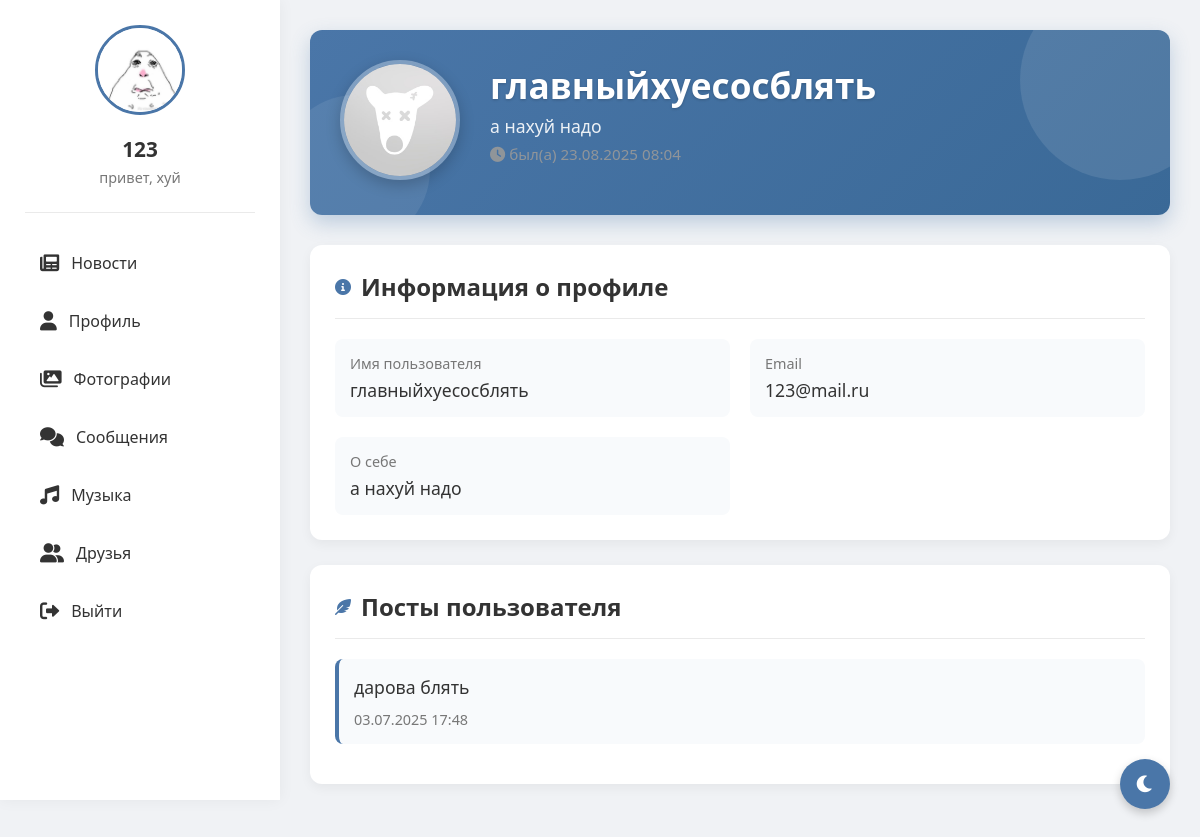
The page /profile/6 (signed in) on the database as committed earlier.
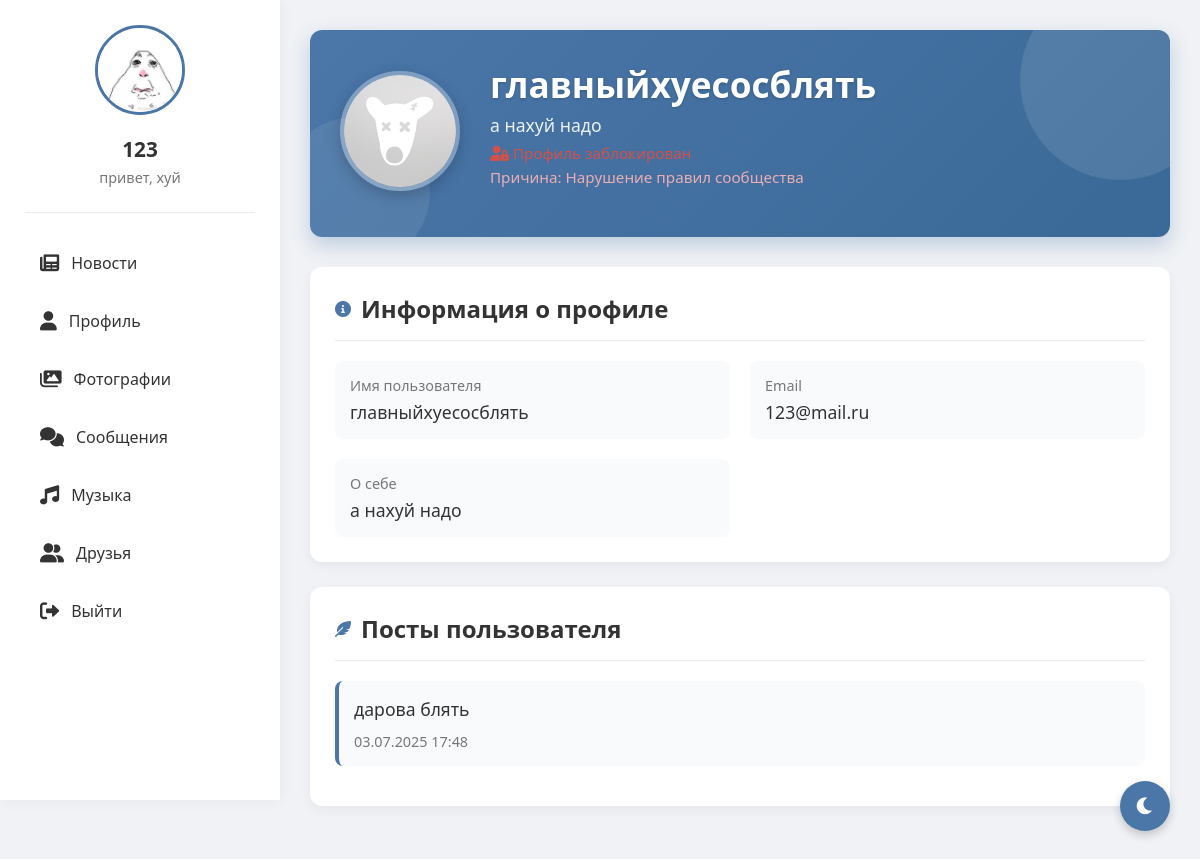
The same page on the database as committed later.
### tables this page shows
CREATE TABLE users (
                id INTEGER PRIMARY KEY AUTOINCREMENT,
                username TEXT UNIQUE NOT NULL,
                password TEXT NOT NULL,
                email TEXT,
                bio TEXT,
                avatar TEXT, role TEXT DEFAULT 'user' CHECK(role IN ('admin', 'moderator', 'user')), is_online BOOLEAN DEFAULT FALSE, last_seen DATETIME, banner TEXT, is_blocked BOOLEAN DEFAULT 0, block_reason TEXT);

CREATE TABLE posts (
                id INTEGER PRIMARY KEY AUTOINCREMENT,
                user_id INTEGER NOT NULL,
                content TEXT NOT NULL,
                timestamp DATETIME DEFAULT CURRENT_TIMESTAMP,
                FOREIGN KEY(user_id) REFERENCES users(id));

### routes/profile.py (the view, shortened to what this page needs)
@bp.route('/profile', methods=['GET', 'POST'], defaults={'user_id': None})
@bp.route('/profile/<int:user_id>', methods=['GET'])
def profile(user_id):
    if 'user_id' not in session:
        return redirect(url_for('auth.index'))
    if user_id is None:
        user_id = session['user_id']
        is_own_profile = True
    else:
        is_own_profile = (user_id == session['user_id'])
    conn = get_db()
    c = conn.cursor()
    c.execute("SELECT id, username, email, bio, avatar, role FROM users WHERE id = ?", (session['user_id'],))
    me = c.fetchone()
    current_user = {
        'id': me[0],
        'username': me[1],
        'email': me[2],
        'bio': me[3],
        'avatar': me[4],
        'role': me[5]
    } if me else None
    c.execute("SELECT id, username, email, bio, avatar, banner, is_online, last_seen, is_blocked, block_reason FROM users WHERE id = ?", (user_id,))
    user = c.fetchone()
    if not user:
        flash('Пользователь не найден', 'error')
        conn.close()
        return redirect(url_for('feed.feed'))
    user_data = {
        'id': user[0],
        'username': user[1],
        'email': user[2],
        'bio': user[3],
        'avatar': user[4],
        'banner': user[5],
        'is_online': bool(user[6]),
        'last_seen': user[7],
        'is_blocked': bool(user[8]),
        'block_reason': user[9]
    }
    block_moderator = None
    if user_data['is_blocked']:
        c.execute("""
            SELECT b.id, b.reason, b.created_at, u.username AS moderator
            FROM bans b LEFT JOIN users u ON b.moderator_id = u.id
            WHERE b.user_id = ?
            ORDER BY b.created_at DESC
            LIMIT 1
        """, (user_id,))
        last_ban = c.fetchone()
        if last_ban and last_ban['moderator']:
            block_moderator = last_ban['moderator']
    c.execute("SELECT id, content, timestamp FROM posts WHERE user_id = ? ORDER BY timestamp DESC", (user_id,))
    posts = c.fetchall()
    conn.close()
    return render_template('profile.html',
                         user=user_data,
                         current_user=current_user,
                         block_moderator=block_moderator,
                         posts=posts,
                         is_own_profile=is_own_profile)

### app.py (called while the page is built)
def _gen_csrf_token():
    import secrets
    token = session.get('_csrf_token')
    if not token:
        token = secrets.token_urlsafe(32)
        session['_csrf_token'] = token
    return token

@app.context_processor
def inject_csrf():
    return {'csrf_token': _gen_csrf_token()}

@app.before_request
def csrf_protect():
    if request.method in ('POST','PUT','PATCH','DELETE'):
        if request.path.startswith('/socket.io') or request.path.startswith('/static'):
            return None
        if request.endpoint in {'auth.index'}:
            if not session.get('_csrf_token'):
                return None
        token = None
        token = request.headers.get('X-CSRFToken') or request.headers.get('X-CSRF-Token')
        if not token:
            token = request.form.get('csrf_token') or request.args.get('csrf_token')
        if not token and request.is_json:
            try:
                token = (request.get_json(silent=True) or {}).get('csrf_token')
            except Exception:
                token = None
        if not token or token != session.get('_csrf_token'):
            return ('CSRF token missing or invalid', 400)

def datetimeformat(value, format='%d.%m.%Y %H:%M'):
    if not value:
        return ''
    if isinstance(value, datetime):
        dt = value
    else:
        s = str(value)
        dt = None
        for fmt in ('%Y-%m-%d %H:%M:%S.%f', '%Y-%m-%d %H:%M:%S'):
            try:
                dt = datetime.strptime(s, fmt)
                break
            except ValueError:
                pass
        if dt is None:
            try:
                dt = datetime.fromisoformat(s)
            except Exception:
                return s
    return dt.strftime(format)

def banreason(value):
    if not value:
        return ''
    try:
        s = str(value)
        parts = s.split(':', 1)
        return parts[1].strip() if len(parts) == 2 else s
    except Exception:
        return value

### models.py (called while the page is built)
def get_db():
    conn = sqlite3.connect('social_network.db')
    conn.row_factory = sqlite3.Row
    return conn

### templates/profile.html (shortened to what this page needs)
<!DOCTYPE html>
<html lang="ru">
<head>
    <link href="https://cdnjs.cloudflare.com/ajax/libs/font-awesome/6.0.0/css/all.min.css" rel="stylesheet">
</head>
<body>
    <div class="app-container">
        <div class="sidebar">
            <div class="profile-card">
                <img src="{{ url_for('static', filename='uploads/' + current_user.avatar) if current_user and current_user.avatar else url_for('static', filename='uploads/default_avatar.png') }}"
                     alt="Avatar"
                     id="sidebar-avatar"
                     onerror="this.onerror=null; this.src='{{ url_for('static', filename='uploads/default_avatar.png') }}'">
                <h3>{{ current_user.username if current_user else 'Профиль' }}</h3>
                <p>{{ current_user.bio if current_user else 'Статус не указан' }}</p>
            </div>
            <div class="nav">
                <a href="{{ url_for('feed.feed') }}">
                    <i class="fas fa-newspaper"></i> Новости
                </a>
                <a href="{{ url_for('profile.profile') }}">
                    <i class="fas fa-user"></i> Профиль
                </a>
                <a href="{{ url_for('gallery.gallery') }}">
                    <i class="fas fa-images"></i> Фотографии
                </a>
                <a href="{{ url_for('messages.messages') }}" {% if active_page == 'messages' %}class="active"{% endif %}>
                    <i class="fas fa-comments"></i> Сообщения
                </a>
                <a href="{{ url_for('music.music_index') }}" {% if active_page == 'music' %}class="active"{% endif %}>
                    <i class="fas fa-music"></i> Музыка
                </a>
                <a href="{{ url_for('friends.friends') }}" {% if active_page == 'friends' %}class="active"{% endif %}>
                    <i class="fas fa-user-friends"></i> Друзья
                </a>
                <a href="{{ url_for('static.logout') }}">
                    <i class="fas fa-sign-out-alt"></i> Выйти
                </a>
            </div>
        </div>
        <div class="content">
            <div class="profile-header">
                <div class="profile-avatar">
                    <img src="{{ url_for('static', filename='uploads/' + user.avatar) if user.avatar else url_for('static', filename='uploads/default_avatar.png') }}"
                         alt="Avatar"
                         id="header-avatar"
                         onerror="this.onerror=null; this.src='{{ url_for('static', filename='uploads/default_avatar.png') }}'">
                </div>
                <div class="profile-info">
                    <h1>{{ user.username }}</h1>
                    <p>{{ user.bio or 'Пользователь социальной сети' }}</p>
                    <p style="margin-top:6px; font-size:0.95rem;">
                        {% if user.is_blocked %}
                            <span style="color:#e74c3c"><i class="fas fa-user-lock"></i> Профиль заблокирован</span>
                            {% if user.block_reason %}
                                <span style="display:block; color:#ffb4b4; margin-top:4px;">Причина: {{ user.block_reason | banreason }}</span>
                            {% endif %}
                        {% else %}
                            {% if user.is_online %}
                                <span style="color:#2ecc71"><i class="fas fa-circle"></i> онлайн</span>
                            {% else %}
                                <span style="color:#999"><i class="fas fa-clock"></i> был(а) {{ user.last_seen | datetimeformat }}</span>
                            {% endif %}
                        {% endif %}
                    </p>
                    <div class="profile-stats">
                    </div>
                </div>
            </div>
            <div class="section">
                <div class="section-title">
                    <i class="fas fa-info-circle"></i>
                    <h2>Информация о профиле</h2>
                </div>
                <div class="info-grid">
                    <div class="info-item">
                        <label>Имя пользователя</label>
                        <p>{{ user.username }}</p>
                    </div>
                    <div class="info-item">
                        <label>Email</label>
                        <p>{{ user.email or 'Не указан' }}</p>
                    </div>
                    <div class="info-item">
                        <label>О себе</label>
                        <p>{{ user.bio or 'Не указано' }}</p>
                    </div>
                </div>
            </div>
            <div class="section user-posts">
                <div class="section-title">
                    <i class="fas fa-feather-alt"></i>
                    <h2>Посты пользователя</h2>
                </div>
                {% if posts %}
                    {% for post in posts %}
                    <div class="post-item">
                        <div class="post-content">{{ post[1] }}</div>
                        <div class="post-time">{{ post[2] | datetimeformat }}</div>
                    </div>
                    {% endfor %}
                {% else %}
                    <div class="empty-posts">
                        <i class="fas fa-feather"></i>
                        <p>Пользователь еще не опубликовал постов</p>
                    </div>
                {% endif %}
            </div>
        </div>
    </div>
    <button class="theme-toggle" id="themeToggle">
        <i class="fas fa-moon"></i>
    </button>
</body>
</html>

### static/css/hud.css (style rules this page uses)
.sidebar { width:280px; position:fixed; left:0; top:0; height:100vh; padding:25px; background: var(--sidebar-bg, var(--bg-secondary, #ffffff)); color: var(--text-color, var(--text-primary, #333)); box-shadow: 0 0 15px var(--shadow-color, rgba(0,0,0,0.05)); z-index:100; }
.content { margin-left:280px; }
.profile-card { text-align:center; padding-bottom:25px; border-bottom:1px solid var(--border-color, #eaeaea); margin-bottom:25px; }
.profile-card img { width:90px; height:90px; border-radius:50%; object-fit:cover; border:3px solid var(--primary-color, #4a76a8); }
.profile-card h3 { margin:15px 0 5px; font-size:1.3rem; }
.profile-card p { color: var(--secondary-text, var(--text-secondary, #777)); font-size:0.9rem; }
.nav { margin-top:15px; }
.nav a { display:flex; align-items:center; padding:14px 15px; text-decoration:none; border-radius:8px; margin-bottom:8px; color: var(--text-color, var(--text-primary, #333)); transition: all .2s; }
.nav a i { margin-right:12px; font-size:1.2rem; }

Rows that differ between the two databases and show on the page:
changed users "главныйхуесосблять": is_blocked False → True (drawn); block_reason|banreason (not shown) → "Нарушение правил сообщества"; last_seen "23.08.2025 08:04" → (not shown)
Other text that changed with them:
text no longer shown: "был(а)"
text now shown: "Причина:"
